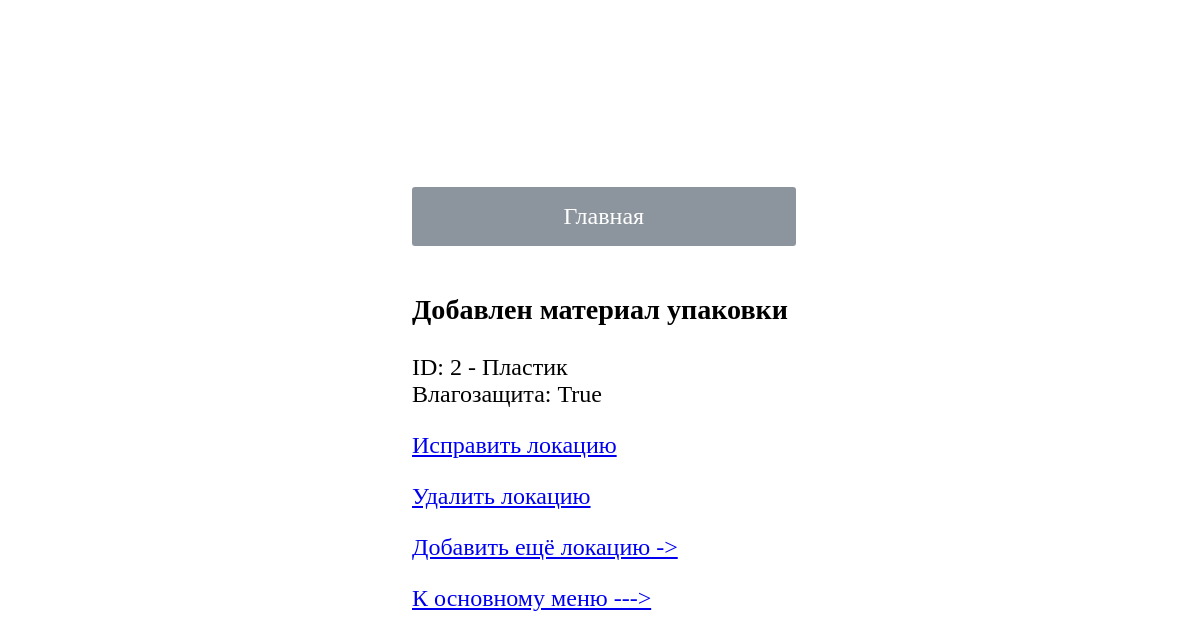
Screenshot of /inventory/material-detail/2/ with the database file from the repository.
### inventory_items/models.py (models this page shows, shortened)
class MaterialBoxModel(models.Model):
    name = models.CharField(max_length=30,
                            verbose_name="Название материала упаковки",
                            blank=False,
                            null=False,
                            unique=True)
    moisture_protection = models.BooleanField(verbose_name="Влагозащита")

### inventory_items/views.py (the view)
class MaterialDetailView(DetailView):
    model = MaterialBoxModel

### inventory_items/templates/inventory_items/materialboxmodel_detail.html (shortened to what this page needs)
{% extends 'inventory_items/base.html' %}
{% block content %}
    <h3 class="h3-log">Добавлен материал упаковки</h3>
    <div>
        ID: {{ object.id }} - {{ object.name }}
        <br>
        Влагозащита: {{ object.moisture_protection }}
    </div>
    <div>
        <p>
            <a href="#">
                Исправить локацию
            </a>
        </p>
        <p>
            <a href="#">
                Удалить локацию
            </a>
        </p>
        <p>
            <a href="#" onclick="history.back();return false;">
                Добавить ещё локацию ->
            </a>
        </p>
        <p>
            <a href="{% url 'inventory:index' %}">
                К основному меню --->
            </a>
        </p>
    </div>
{% endblock content %}

### inventory_items/static/css/standard_style.css (style rules this page uses)
html { height: 100vh; }
body { min-height: 100%; }
.parent { display: flex; }
div { font-size: 24px; }

### inventory_items/static/css/mobile_style.css (style rules this page uses)
html { height: 100vh; }
body { min-height: 100%; }
.parent { display: flex; }
div { font-size: 30px; }

### rows the page displays
MaterialBoxModel: id "2", name "Пластик", moisture_protection "True"
